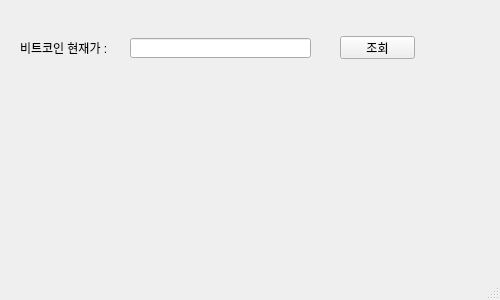
<?xml version="1.0" encoding="UTF-8"?>
<ui version="4.0">
 <class>MainWindow</class>
 <widget class="QMainWindow" name="MainWindow">
  <property name="geometry">
   <rect>
    <x>0</x>
    <y>0</y>
    <width>500</width>
    <height>300</height>
   </rect>
  </property>
  <property name="windowTitle">
   <string>업비트 시세 조회기</string>
  </property>
  <widget class="QWidget" name="centralwidget">
   <widget class="QLabel" name="label">
    <property name="geometry">
     <rect>
      <x>20</x>
      <y>40</y>
      <width>101</width>
      <height>16</height>
     </rect>
    </property>
    <property name="text">
     <string>비트코인 현재가 :</string>
    </property>
   </widget>
   <widget class="QLineEdit" name="lineEdit">
    <property name="geometry">
     <rect>
      <x>130</x>
      <y>38</y>
      <width>181</width>
      <height>20</height>
     </rect>
    </property>
   </widget>
   <widget class="QPushButton" name="pushButton">
    <property name="geometry">
     <rect>
      <x>340</x>
      <y>36</y>
      <width>75</width>
      <height>23</height>
     </rect>
    </property>
    <property name="text">
     <string>조회</string>
    </property>
   </widget>
  </widget>
  <widget class="QMenuBar" name="menubar">
   <property name="geometry">
    <rect>
     <x>0</x>
     <y>0</y>
     <width>500</width>
     <height>21</height>
    </rect>
   </property>
  </widget>
  <widget class="QStatusBar" name="statusbar"/>
 </widget>
 <resources/>
 <connections/>
</ui>
